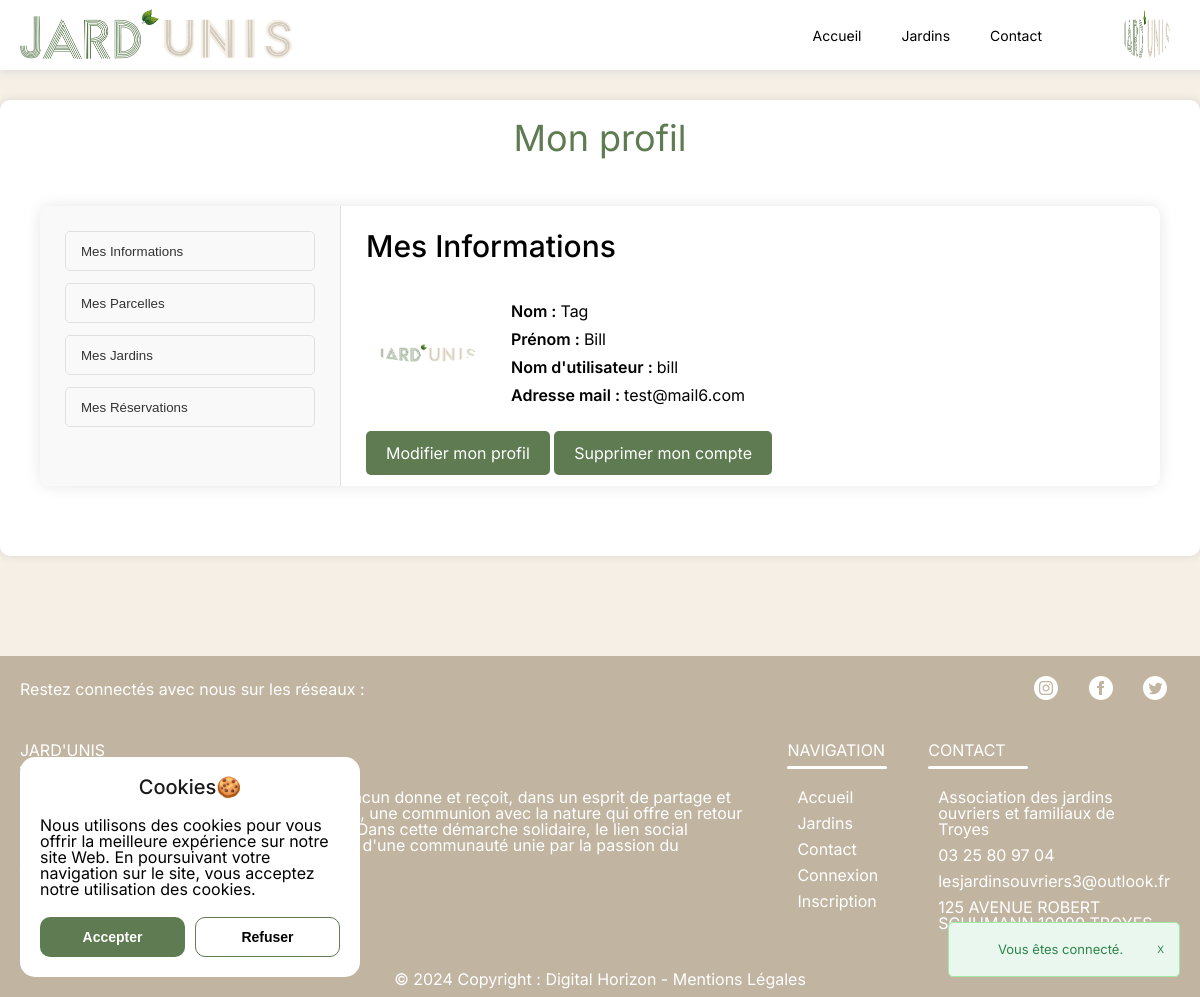
The page /users/compte.php (signed in) on the database as committed earlier.
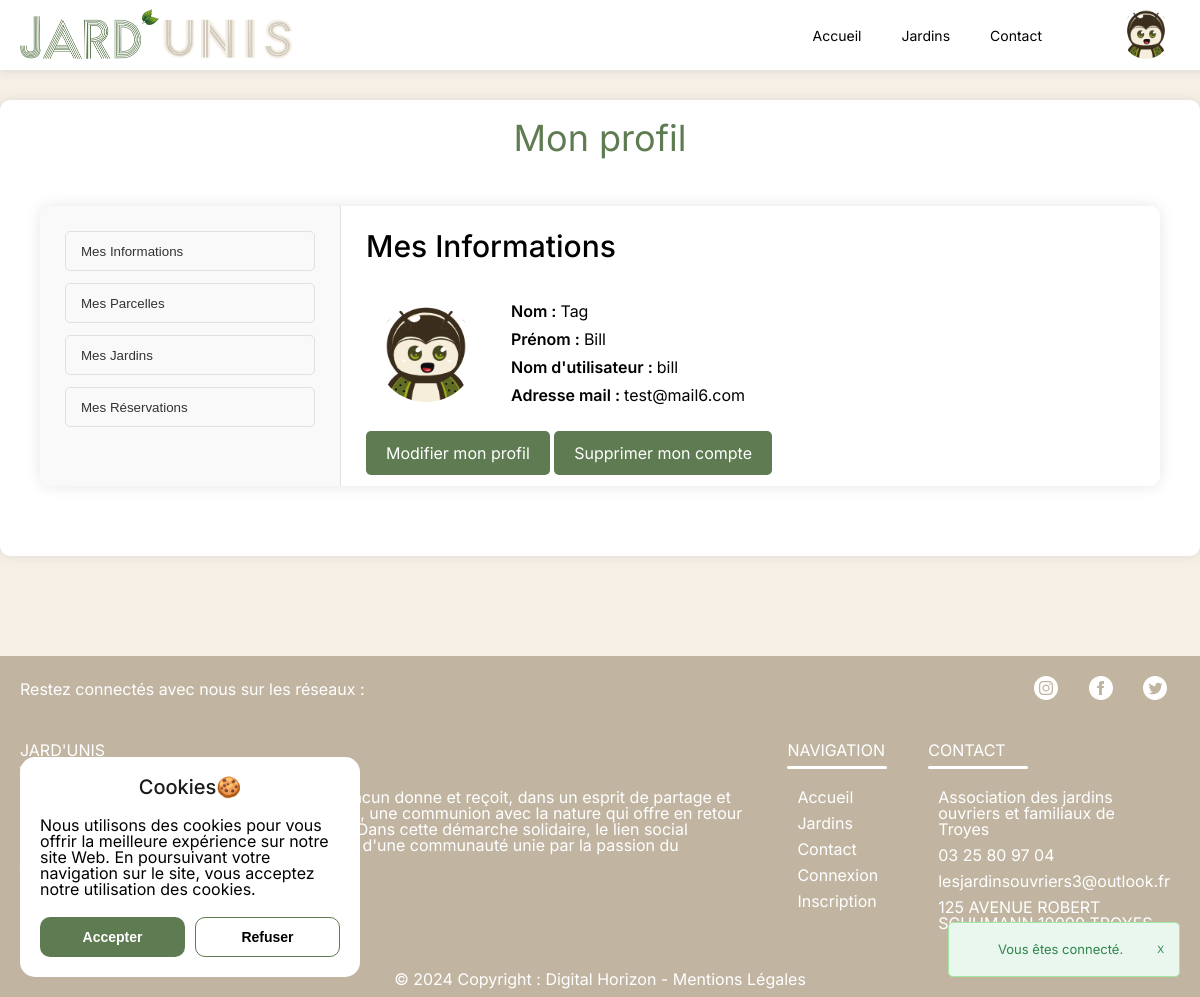
The same page on the database as committed later.
### tables this page shows
CREATE TABLE `users` (
  `user_id` int(11) NOT NULL,
  `user_nom` varchar(50) NOT NULL,
  `user_prnm` varchar(50) NOT NULL,
  `user_login` varchar(50) NOT NULL,
  `user_pass` varchar(255) NOT NULL,
  `user_email` varchar(100) NOT NULL,
  `user_photo` varchar(100) NOT NULL DEFAULT 'default_user.webp'
);

### users/compte.php (the view, shortened to what this page needs)
<?php
require '../model/connectBD.php';
require '../composants/head.php';
require '../composants/header.php';
?>
<div class="container">
    <h1 id="profile-title">Mon profil</h1>
    <div class="profile-container">
        <div id="profile-nav">
            <button class="nav-button" data-target="profile-info">Mes Informations</button>
            <button class="nav-button" data-target="profile-parcelles">Mes Parcelles</button>
            <button class="nav-button" data-target="profile-jardins">Mes Jardins</button>
            <button class="nav-button" data-target="profile-actions">Mes Réservations</button>
        </div>
        <div id="profile-content">
            <div id="profile-info" class="profile-section">
                <h2 class="section-title">Mes Informations</h2>
                <div class="profile-info">
                    <?php
                    $query = "SELECT user_photo FROM users WHERE user_id = '" . $_SESSION['user_id'] . "'";
                    $req = $bd->query($query);
                    $photo = $req->fetch()['user_photo'];
                    echo '<img class="profile-photo" src="/src/assets/uploads/' . $photo . '" alt="Photo de profil">';
                    ?>
                    <div class="profile-text">
                        <p class="profile-name"><span>Nom : </span><?php echo $_SESSION['user_nom'] ?></p>
                        <p class="profile-name"><span>Prénom : </span><?php echo $_SESSION['user_prnm'] ?></p>
                        <p class="profile-login"><span>Nom d'utilisateur : </span><?php echo $_SESSION['user_login'] ?></p>
                        <p class="profile-mail"><span>Adresse mail : </span><?php echo $_SESSION['user_email'] ?></p>
                    </div>
                </div>
                <div class="profile-links">
                    <a class="profile-action-link" href='modifProfil.php?users=<?php echo $_SESSION['user_id'] ?>'>Modifier mon profil</a>
                    <a class="profile-action-link" href="#" onclick="openModalUser()">Supprimer mon compte</a>
                </div>
            </div>
        </div>
    </div>
</div>
<?php
require '../composants/footer.php';
?>

### composants/header.php (shortened to what this page needs)
<header id="main-header">
    <div id="items-header">
        <a href="/index.php" title="ACCUEIL"><img src="../src/assets/img/logo.webp" alt="Logo"></a>
        <div id="links-header">
            <nav>
                <ul>
                    <li <?php echo (basename($_SERVER['PHP_SELF']) == 'index.php') ? 'class="current"' : ''; ?>><a href="/index.php">Accueil</a></li>
                    <li <?php echo (basename($_SERVER['PHP_SELF']) == 'jardins.php') ? 'class="current"' : ''; ?>><a href="/jardins.php">Jardins</a></li>
                    <li <?php echo (basename($_SERVER['PHP_SELF']) == 'contact.php') ? 'class="current"' : ''; ?>><a href="/contact.php">Contact</a></li>
                </ul>
                <ul>
                    <?php
                    if (isset($_SESSION['user_id'])) {
                        echo '<div class="img-profile">';
                        $reqPhoto = "SELECT user_photo FROM users WHERE user_id = '" . $_SESSION['user_id'] . "'";
                        $resultatPhoto = $bd->query($reqPhoto);
                        $photo = $resultatPhoto->fetch()['user_photo'];
                        echo '<img src="/src/assets/uploads/' . $photo . '" alt="Photo de profil">';
                        echo '</div>';
                        }
                    ?>
                </ul>
            </nav>
        </div>
    </div>
</header>
<?php
if (isset($_SESSION['alert_type']) && isset($_SESSION['alert_message'])) {
    echo '<label>
                <input type="checkbox" class="alertCheckbox" autocomplete="off" />
                <div class="alert '.$_SESSION['alert_type'].'">
                    <span class="alertClose">X</span>
                    <span class="alertText">'.$_SESSION['alert_message'].'</span>
                </div>
            </label>'."\n";
}
?>
<?php
require 'cookie.php';
?>

Rows that differ between the two databases and show on the page:
changed users: user_photo: picture removed, a placeholder shows
